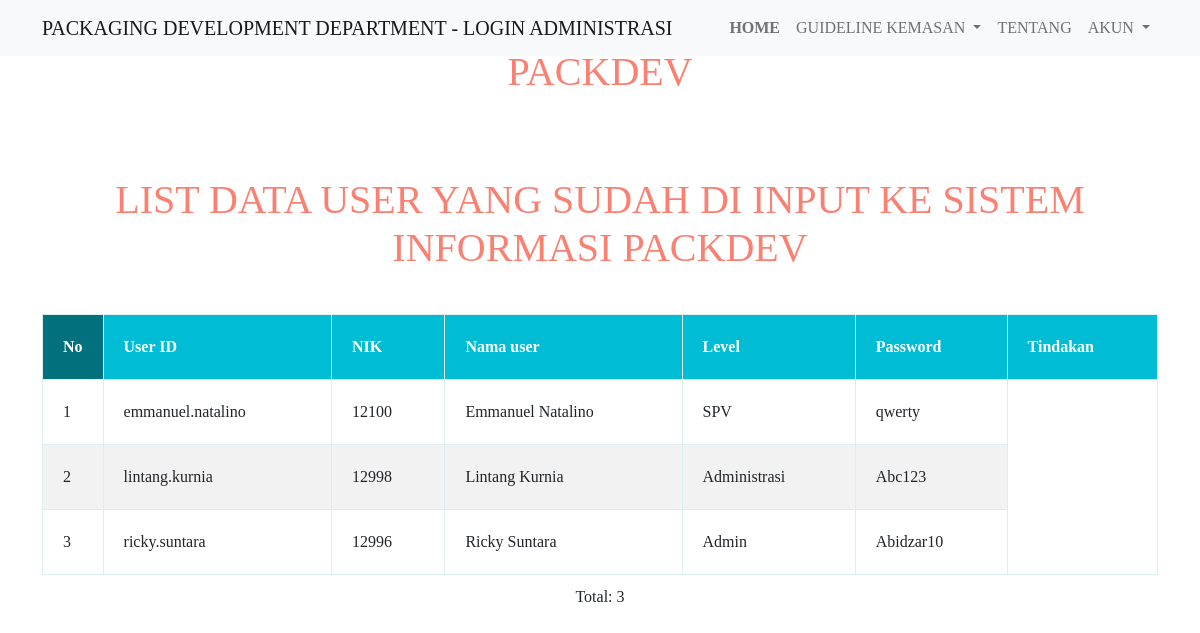
Page /page/admin/user/list-data-user.php (signed in) on the earlier database version.
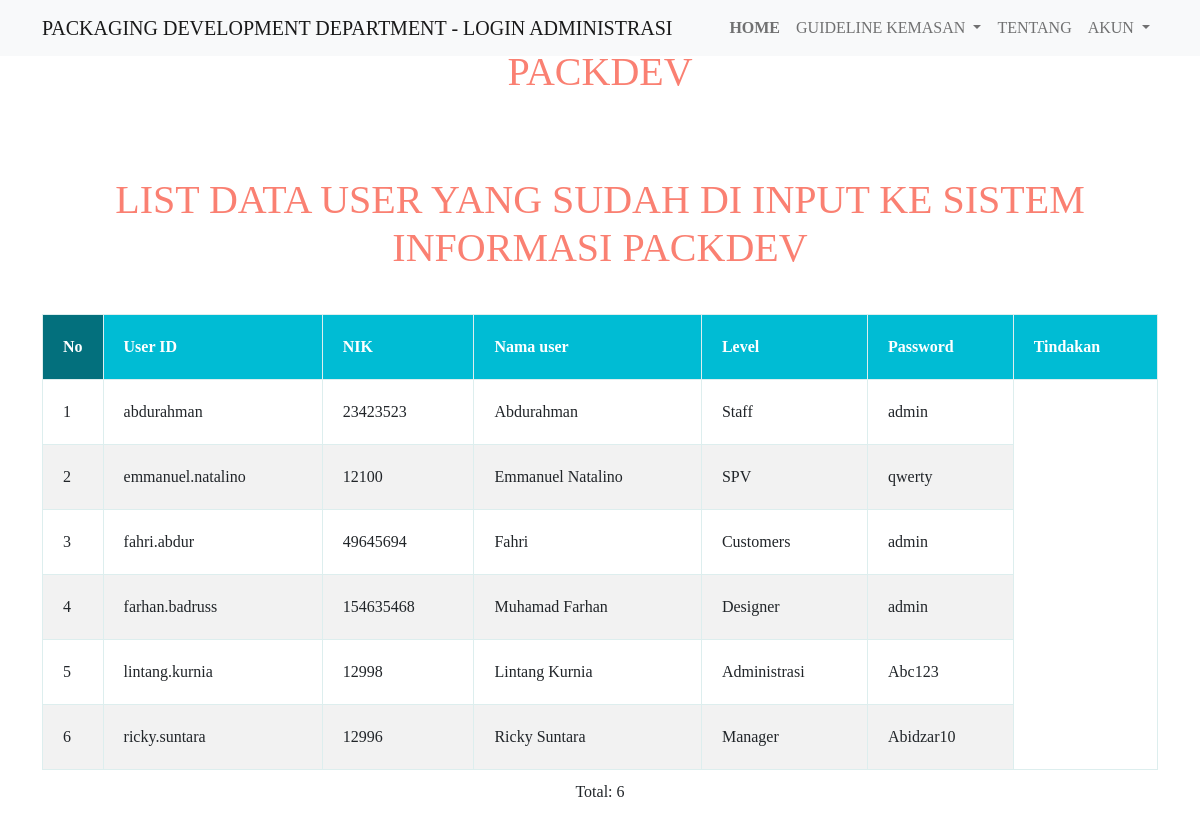
Same page on the later database version.
### tables this page shows
CREATE TABLE `tb_user` (
  `user_id` varchar(50) NOT NULL,
  `nik` int(8) NOT NULL,
  `nama_karyawan` varchar(50) NOT NULL,
  `level` varchar(20) NOT NULL,
  `pwd` varchar(20) NOT NULL,
  PRIMARY KEY (`user_id`),
  KEY `nik` (`nik`)
);

### page/admin/user/list-data-user.php (the view, shortened to what this page needs)
<?php
include("../../../system/koneksi.php");
?>
<!DOCTYPE html>
<html>
<link href="https://cdn.jsdelivr.net/npm/bootstrap@5.0.0-beta1/dist/css/bootstrap.min.css" rel="stylesheet">
<head>
	<link rel="stylesheet" type="text/css" href="../../../style/style-idsup11.css">
</head>
<body>
	<header>
		<center>
			<h1>LIST DATA USER YANG SUDAH DI INPUT KE SISTEM INFORMASI PACKDEV</h1>
		</center>
	</header>
	<nav class="navbar navbar-expand-lg navbar-light bg-light fixed-top" id="mainNav">
		<div class="container">
			<a class="navbar-brand" href="#page-top">PACKAGING DEVELOPMENT DEPARTMENT - LOGIN <?php echo strtoupper($_SESSION['level']); ?></a>
			<div class="collapse navbar-collapse justify-content-end" id="navbarNav">
				<ul class="navbar-nav navbar-nav ml-auto">
					<li class="nav-item active">
						<a class="nav-link js-scroll-trigger" aria-current="page" href="../../../page/admin/menu-utama-admin.php"><strong>HOME</strong></a>
					</li>
					<li class="nav-item dropdown">
						<a class="nav-link dropdown-toggle" href="#akun" id="navbarDropdown" role="button" data-bs-toggle="dropdown" aria-expanded="false">
							GUIDELINE KEMASAN
						</a>
					<li class="nav-item">
						<a class="nav-link js-scroll-trigger" href="../../../page/admin/tentang.php">TENTANG</a>
					</li>
					<li class="nav-item dropdown">
						<a class="nav-link dropdown-toggle" href="#akun" id="navbarDropdown" role="button" data-bs-toggle="dropdown" aria-expanded="false">
							AKUN
						</a>
				</ul>
			</div>
		</div>
	</nav>
	<div class="container">
		<br>
		<br>
		<table border="1">
			<thead>
				<br>
				<center>
					<h1>LIST DATA USER YANG SUDAH DI INPUT KE SISTEM INFORMASI PACKDEV</h1>
				</center>
				<br>
				<tr>
					<th>No</th>
					<th>User ID</th>
					<th>NIK</th>
					<th>Nama user</th>
					<th>Level</th>
					<th>Password</th>
					<th>Tindakan</th>
				</tr>
			</thead>
			<tbody>
				<?php
				$no_urut = 0;
				$sql = "SELECT * FROM tb_user";
				$query = mysqli_query($db, $sql);
				while ($user = mysqli_fetch_array($query)) {
					$no_urut++;
					echo "<tr>";
					echo "<td>" . $no_urut . "</td>";
					echo "<td>" . $user['user_id'] . "</td>";
					echo "<td>" . $user['nik'] . "</td>";
					echo "<td>" . $user['nama_karyawan'] . "</td>";
					echo "<td>" . $user['level'] . "</td>";
					echo "<td>" . $user['pwd'] . "</td>";
					echo "</tr>";
				}
				?>
			</tbody>
		</table>
		<center>
			<p>Total: <?php echo mysqli_num_rows($query) ?></p>
		</center>
</body>
</html>

Differences in the rows shown:
added tb_user: user_id "abdurahman", nik "23423523", nama_karyawan "Abdurahman", level "Staff", pwd "admin"
added tb_user: user_id "fahri.abdur", nik "49645694", nama_karyawan "Fahri", level "Customers", pwd "admin"
added tb_user: user_id "farhan.badruss", nik "154635468", nama_karyawan "Muhamad Farhan", level "Designer", pwd "admin"
changed tb_user "ricky.suntara": level "Admin" → "Manager"
Other differences:
mysqli_num_rows($query): "3" → "6"
